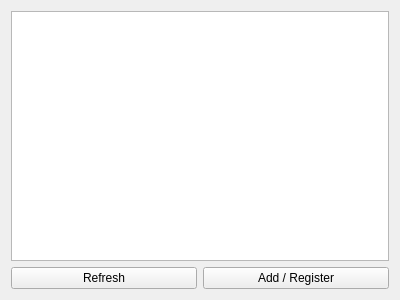
<?xml version="1.0" encoding="UTF-8"?>
<ui version="4.0">
 <class>DiscoverDevicesWidget</class>
 <widget class="QWidget" name="DiscoverDevicesWidget">
  <property name="geometry">
   <rect>
    <x>0</x>
    <y>0</y>
    <width>400</width>
    <height>300</height>
   </rect>
  </property>
  <property name="windowTitle">
   <string>Form</string>
  </property>
  <layout class="QVBoxLayout" name="verticalLayout">
   <item>
    <widget class="QListWidget" name="listWidget"/>
   </item>
   <item>
    <layout class="QHBoxLayout" name="horizontalLayout">
     <item>
      <widget class="QPushButton" name="pushButton_2">
       <property name="text">
        <string>Refresh</string>
       </property>
      </widget>
     </item>
     <item>
      <widget class="QPushButton" name="pushButton">
       <property name="text">
        <string>Add / Register</string>
       </property>
      </widget>
     </item>
    </layout>
   </item>
  </layout>
 </widget>
 <resources/>
 <connections/>
</ui>
